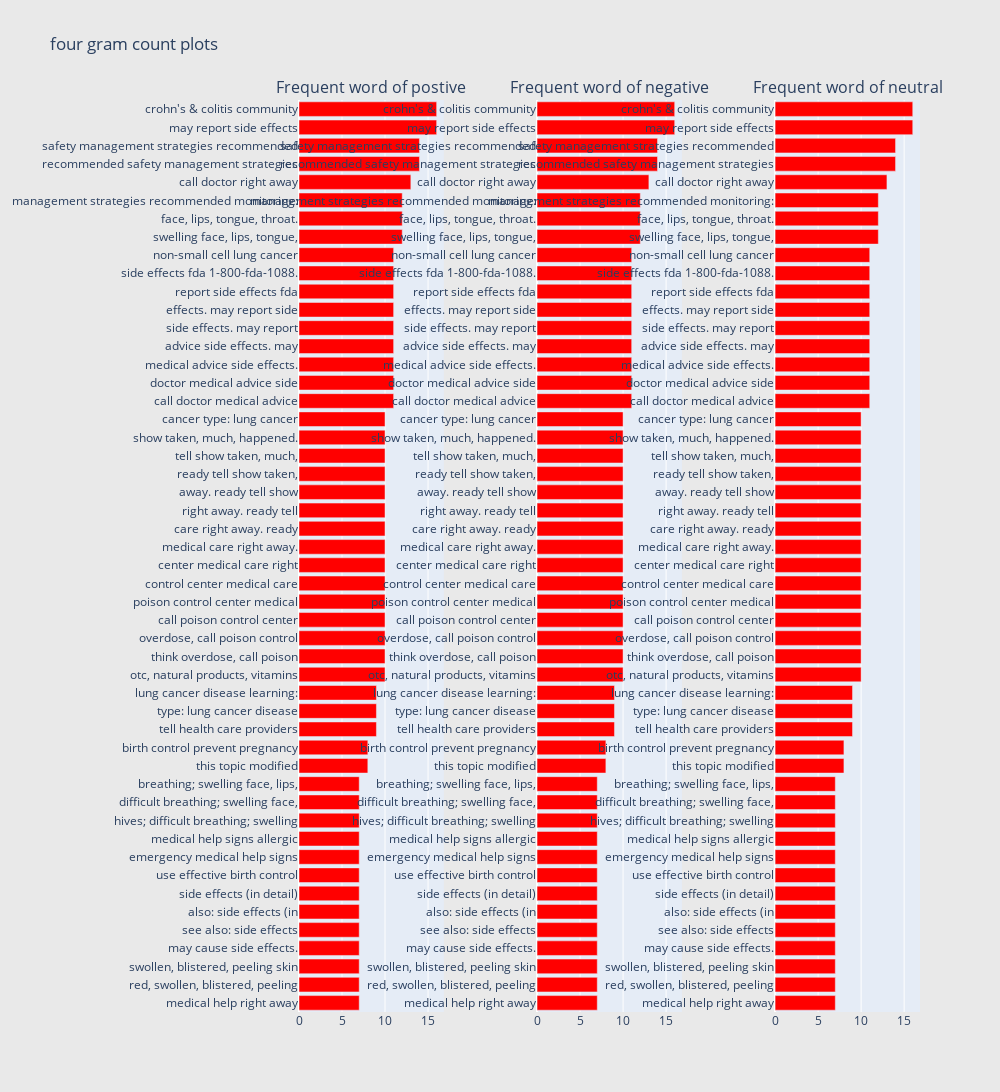

The code cell stored with this chart in its notebook:
### Code cell
# getting  the bar chart from sentiment
freq_dict = defaultdict(int)
for sent in data_com_neg['text']:
    for word in generate_ngrams(sent, 4):
        freq_dict[word] += 1
        
fd_sorted = pd.DataFrame(sorted(freq_dict.items(),
                               key = lambda x: x[1])[::-1])
fd_sorted.columns = ["word", "wordcount"]

trace0 = horizontal_bar_chart(fd_sorted.head(50), 'red')
trace1 = horizontal_bar_chart(fd_sorted.head(50), 'red')
trace2 = horizontal_bar_chart(fd_sorted.head(50), 'red')

# creating three subplots
fig = tools.make_subplots(rows = 1, 
                          cols = 3, 
                          vertical_spacing = 0.04, 
                          horizontal_spacing = 0.15,
                         subplot_titles = ['Frequent word of postive',
                                          'Frequent word of negative',
                                          'Frequent word of neutral'])
fig.append_trace(trace0, 1, 1)
fig.append_trace(trace1, 1, 2)
fig.append_trace(trace0, 1, 3)
fig['layout'].update(height = 1200,
                     width = 1000,
                     paper_bgcolor = 'rgb(233,233,233)',
                     title = 'four gram count plots')
py.iplot(fig, filename = 'word-plots')

### Figure 1 — Plotly figure (JSON) as saved in the notebook; plotly's stock layout.template omitted (floating-point values rounded to 4 significant figures)
{"data": [{"marker": {"color": "red"}, "orientation": "h", "showlegend": false, "type": "bar", "x": [7, 7, 7, 7, 7, 7, 7, 7, 7, 7, 7, 7, 7, 8, 8, 9, 9, 9, 10, 10, 10, 10, 10, 10, 10, 10, 10, 10, 10, 10, 10, 10, 10, 11, 11, 11, 11, 11, 11, 11, 11, 11, 12, 12, 12, 13, 14, 14, 16, 16], "xaxis": "x", "y": ["medical help right away", "red, swollen, blistered, peeling", "swollen, blistered, peeling skin", "may cause side effects.", "see also: side effects", "also: side effects (in", "side effects (in detail)", "use effective birth control", "emergency medical help signs", "medical help signs allergic", "hives; difficult breathing; swelling", "difficult breathing; swelling face,", "breathing; swelling face, lips,", "\t \t\tthis topic modified", "birth control prevent pregnancy", "tell health care providers", "type: lung cancer disease", "lung cancer disease learning:", "otc, natural products, vitamins", "think overdose, call poison", "overdose, call poison control", "call poison control center", "poison control center medical", "control center medical care", "center medical care right", "medical care right away.", "care right away. ready", "right away. ready tell", "away. ready tell show", "ready tell show taken,", "tell show taken, much,", "show taken, much, happened.", "cancer type: lung cancer", "call doctor medical advice", "doctor medical advice side", "medical advice side effects.", "advice side effects. may", "side effects. may report", "effects. may report side", "report side effects fda", "side effects fda 1-800-fda-1088.", "non-small cell lung cancer", "swelling face, lips, tongue,", "face, lips, tongue, throat.", "management strategies recommended monitoring:", "call doctor right away", "recommended safety management strategies", "safety management strategies recommended", "may report side effects", "crohn's & colitis community"], "yaxis": "y"}, {"marker": {"color": "red"}, "orientation": "h", "showlegend": false, "type": "bar", "x": [7, 7, 7, 7, 7, 7, 7, 7, 7, 7, 7, 7, 7, 8, 8, 9, 9, 9, 10, 10, 10, 10, 10, 10, 10, 10, 10, 10, 10, 10, 10, 10, 10, 11, 11, 11, 11, 11, 11, 11, 11, 11, 12, 12, 12, 13, 14, 14, 16, 16], "xaxis": "x2", "y": ["medical help right away", "red, swollen, blistered, peeling", "swollen, blistered, peeling skin", "may cause side effects.", "see also: side effects", "also: side effects (in", "side effects (in detail)", "use effective birth control", "emergency medical help signs", "medical help signs allergic", "hives; difficult breathing; swelling", "difficult breathing; swelling face,", "breathing; swelling face, lips,", "\t \t\tthis topic modified", "birth control prevent pregnancy", "tell health care providers", "type: lung cancer disease", "lung cancer disease learning:", "otc, natural products, vitamins", "think overdose, call poison", "overdose, call poison control", "call poison control center", "poison control center medical", "control center medical care", "center medical care right", "medical care right away.", "care right away. ready", "right away. ready tell", "away. ready tell show", "ready tell show taken,", "tell show taken, much,", "show taken, much, happened.", "cancer type: lung cancer", "call doctor medical advice", "doctor medical advice side", "medical advice side effects.", "advice side effects. may", "side effects. may report", "effects. may report side", "report side effects fda", "side effects fda 1-800-fda-1088.", "non-small cell lung cancer", "swelling face, lips, tongue,", "face, lips, tongue, throat.", "management strategies recommended monitoring:", "call doctor right away", "recommended safety management strategies", "safety management strategies recommended", "may report side effects", "crohn's & colitis community"], "yaxis": "y2"}, {"marker": {"color": "red"}, "orientation": "h", "showlegend": false, "type": "bar", "x": [7, 7, 7, 7, 7, 7, 7, 7, 7, 7, 7, 7, 7, 8, 8, 9, 9, 9, 10, 10, 10, 10, 10, 10, 10, 10, 10, 10, 10, 10, 10, 10, 10, 11, 11, 11, 11, 11, 11, 11, 11, 11, 12, 12, 12, 13, 14, 14, 16, 16], "xaxis": "x3", "y": ["medical help right away", "red, swollen, blistered, peeling", "swollen, blistered, peeling skin", "may cause side effects.", "see also: side effects", "also: side effects (in", "side effects (in detail)", "use effective birth control", "emergency medical help signs", "medical help signs allergic", "hives; difficult breathing; swelling", "difficult breathing; swelling face,", "breathing; swelling face, lips,", "\t \t\tthis topic modified", "birth control prevent pregnancy", "tell health care providers", "type: lung cancer disease", "lung cancer disease learning:", "otc, natural products, vitamins", "think overdose, call poison", "overdose, call poison control", "call poison control center", "poison control center medical", "control center medical care", "center medical care right", "medical care right away.", "care right away. ready", "right away. ready tell", "away. ready tell show", "ready tell show taken,", "tell show taken, much,", "show taken, much, happened.", "cancer type: lung cancer", "call doctor medical advice", "doctor medical advice side", "medical advice side effects.", "advice side effects. may", "side effects. may report", "effects. may report side", "report side effects fda", "side effects fda 1-800-fda-1088.", "non-small cell lung cancer", "swelling face, lips, tongue,", "face, lips, tongue, throat.", "management strategies recommended monitoring:", "call doctor right away", "recommended safety management strategies", "safety management strategies recommended", "may report side effects", "crohn's & colitis community"], "yaxis": "y3"}], "layout": {"annotations": [{"font": {"size": 16}, "showarrow": false, "text": "Frequent word of postive", "x": 0.1167, "xanchor": "center", "xref": "paper", "y": 1, "yanchor": "bottom", "yref": "paper"}, {"font": {"size": 16}, "showarrow": false, "text": "Frequent word of negative", "x": 0.5, "xanchor": "center", "xref": "paper", "y": 1, "yanchor": "bottom", "yref": "paper"}, {"font": {"size": 16}, "showarrow": false, "text": "Frequent word of neutral", "x": 0.8833, "xanchor": "center", "xref": "paper", "y": 1, "yanchor": "bottom", "yref": "paper"}], "height": 1200, "paper_bgcolor": "rgb(233,233,233)", "title": {"text": "four gram count plots"}, "width": 1000, "xaxis": {"anchor": "y", "domain": [0, 0.2333]}, "xaxis2": {"anchor": "y2", "domain": [0.3833, 0.6167]}, "xaxis3": {"anchor": "y3", "domain": [0.7667, 1.0]}, "yaxis": {"anchor": "x", "domain": [0, 1]}, "yaxis2": {"anchor": "x2", "domain": [0, 1]}, "yaxis3": {"anchor": "x3", "domain": [0, 1]}}}
